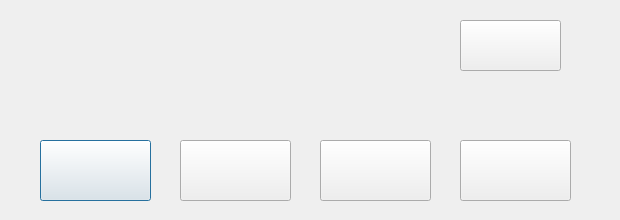
<?xml version="1.0" encoding="UTF-8"?>
<ui version="4.0">
 <class>Dialog</class>
 <widget class="QDialog" name="Dialog">
  <property name="geometry">
   <rect>
    <x>0</x>
    <y>0</y>
    <width>620</width>
    <height>220</height>
   </rect>
  </property>
  <property name="minimumSize">
   <size>
    <width>620</width>
    <height>220</height>
   </size>
  </property>
  <property name="maximumSize">
   <size>
    <width>620</width>
    <height>220</height>
   </size>
  </property>
  <property name="windowTitle">
   <string>Dialog</string>
  </property>
  <property name="styleSheet">
   <string notr="true">border-image: url(:/figure/bursarinfo.png);</string>
  </property>
  <widget class="QPushButton" name="wuqian">
   <property name="geometry">
    <rect>
     <x>40</x>
     <y>140</y>
     <width>111</width>
     <height>61</height>
    </rect>
   </property>
   <property name="styleSheet">
    <string notr="true">border-image: url(:/figure/5000.png);</string>
   </property>
   <property name="text">
    <string/>
   </property>
  </widget>
  <widget class="QPushButton" name="yiwan">
   <property name="geometry">
    <rect>
     <x>180</x>
     <y>140</y>
     <width>111</width>
     <height>61</height>
    </rect>
   </property>
   <property name="styleSheet">
    <string notr="true">border-image: url(:/figure/10000.png);</string>
   </property>
   <property name="text">
    <string/>
   </property>
  </widget>
  <widget class="QPushButton" name="liangwan">
   <property name="geometry">
    <rect>
     <x>320</x>
     <y>140</y>
     <width>111</width>
     <height>61</height>
    </rect>
   </property>
   <property name="styleSheet">
    <string notr="true">border-image: url(:/figure/20000.png);</string>
   </property>
   <property name="text">
    <string/>
   </property>
  </widget>
  <widget class="QPushButton" name="wuwan">
   <property name="geometry">
    <rect>
     <x>460</x>
     <y>140</y>
     <width>111</width>
     <height>61</height>
    </rect>
   </property>
   <property name="styleSheet">
    <string notr="true">border-image: url(:/figure/50000.png);</string>
   </property>
   <property name="text">
    <string/>
   </property>
  </widget>
  <widget class="QPushButton" name="reject">
   <property name="geometry">
    <rect>
     <x>460</x>
     <y>20</y>
     <width>101</width>
     <height>51</height>
    </rect>
   </property>
   <property name="styleSheet">
    <string notr="true">border-image: url(:/figure/no.png);</string>
   </property>
   <property name="text">
    <string/>
   </property>
  </widget>
  <widget class="QLabel" name="bursarassets">
   <property name="geometry">
    <rect>
     <x>180</x>
     <y>70</y>
     <width>121</width>
     <height>21</height>
    </rect>
   </property>
   <property name="styleSheet">
    <string notr="true">border-image: url(:/bursarinfo/white.png);
font: 15pt &quot;appo paint&quot;;</string>
   </property>
   <property name="text">
    <string/>
   </property>
  </widget>
  <widget class="QLabel" name="maxloan">
   <property name="geometry">
    <rect>
     <x>300</x>
     <y>100</y>
     <width>121</width>
     <height>21</height>
    </rect>
   </property>
   <property name="styleSheet">
    <string notr="true">border-image: url(:/bursarinfo/white.png);
font: 15pt &quot;appo paint&quot;;</string>
   </property>
   <property name="text">
    <string/>
   </property>
  </widget>
 </widget>
 <resources>
  <include location="picture.qrc"/>
 </resources>
 <connections/>
</ui>
